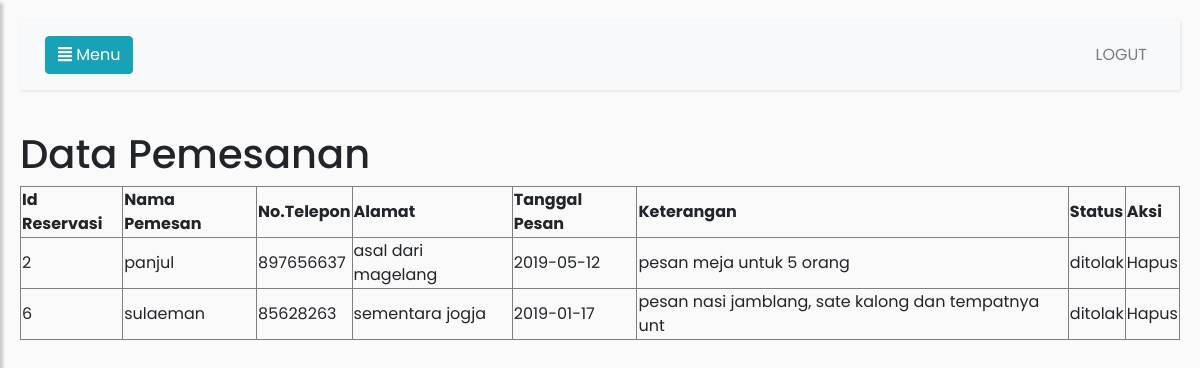
Page /restoran/admin/datapemesan_ditolak.php (signed in) on the committed database.
### tables this page shows
CREATE TABLE IF NOT EXISTS `reservasi` (
  `Id_reservasi` int(6) NOT NULL AUTO_INCREMENT,
  `nama` varchar(25) NOT NULL,
  `no_telp` int(15) NOT NULL,
  `alamat` varchar(50) NOT NULL,
  `tanggal` date NOT NULL,
  `keterangan` varchar(50) NOT NULL,
  `status` enum('menunggu','diterima','ditolak','sudah bayar') NOT NULL,
  PRIMARY KEY (`Id_reservasi`)
);

### restoran/admin/datapemesan_ditolak.php (the view, shortened to what this page needs)
<!DOCTYPE html>
<html>
<head>
    <link rel="stylesheet" href="https://stackpath.bootstrapcdn.com/bootstrap/4.1.0/css/bootstrap.min.css">
    <link rel="stylesheet" href="style3.css">
    <link rel="stylesheet" href="https://cdnjs.cloudflare.com/ajax/libs/malihu-custom-scrollbar-plugin/3.1.5/jquery.mCustomScrollbar.min.css">
    <link rel="stylesheet" type="text/css" href="https://stackpath.bootstrapcdn.com/font-awesome/4.7.0/css/font-awesome.min.css">
</head>
<body>
    <div class="wrapper">
        <div id="content">
            <nav class="navbar navbar-expand-lg navbar-light bg-light">
                <div class="container-fluid">
                    <button type="button" id="sidebarCollapse" class="btn btn-info">
                        <i class="fas fa-align-justify"></i>
                        <span>Menu</span>
                    </button>
                    <div class="collapse navbar-collapse" id="navbarSupportedContent">
                        <ul class="nav navbar-nav ml-auto">
                            <li class="nav-item">
                                <a class="nav-link" href="logout.php">LOGUT</a>
                            </li>
                        </ul>
                    </div>
                </div>
            </nav>
            <div>
              <h1>Data Pemesanan</h1>
              <table border="1" width="100%">
              <tr>
                <th>Id Reservasi</th>
                <th>Nama Pemesan</th>
                <th>No.Telepon</th>
                <th>Alamat</th>
                <th>Tanggal Pesan</th>
                <th>Keterangan</th>
                <th>Status</th>
                <th colspan="2">Aksi</th>
              </tr>
             <?php
          include "../koneksi.php";
          $query = "SELECT * FROM reservasi WHERE status='ditolak'";
          $sql = mysqli_query($conn, $query);
          while($data = mysqli_fetch_array($sql)){
            echo "<tr>";
            echo "<td>".$data['Id_reservasi']."</td>";
            echo "<td>".$data['nama']."</td>";
            echo "<td>".$data['no_telp']."</td>";
            echo "<td>".$data['alamat']."</td>";
            echo "<td>".$data['tanggal']."</td>";
            echo "<td>".$data['keterangan']."</td>";
            echo "<td>".$data['status']."</td>";
            echo "<td><a href='proses_hapus_datapesan.php?Id_reservasi=".$data['Id_reservasi']."'>Hapus</a></td>";
            echo "</tr>";
          }
          ?>
          </table>
            </div>
        </div>
    </div>
</body>
</html>

### restoran/admin/style3.css (style rules this page uses)
body { font-family: 'Poppins', sans-serif; background: #fafafa; }
a, a:hover, a:focus { color: inherit; text-decoration: none; transition: all 0.3s; }
.navbar { padding: 15px 10px; background: #fff; border: none; border-radius: 0; margin-bottom: 40px; box-shadow: 1px 1px 3px rgba(0, 0, 0, 0.1); }
#content { width: 100%; padding: 20px; min-height: 100vh; transition: all 0.3s; position: absolute; top: 0; right: 0; }

### rows in the picture
reservasi: Id_reservasi "2", nama "panjul", no_telp "897656637", alamat "asal dari magelang", tanggal "2019-05-12", keterangan "pesan meja untuk 5 orang", status "ditolak"
reservasi: Id_reservasi "6", nama "sulaeman", no_telp "85628263", alamat "sementara jogja", tanggal "2019-01-17", keterangan "pesan nasi jamblang, sate kalong dan tempatnya unt", status "ditolak"
